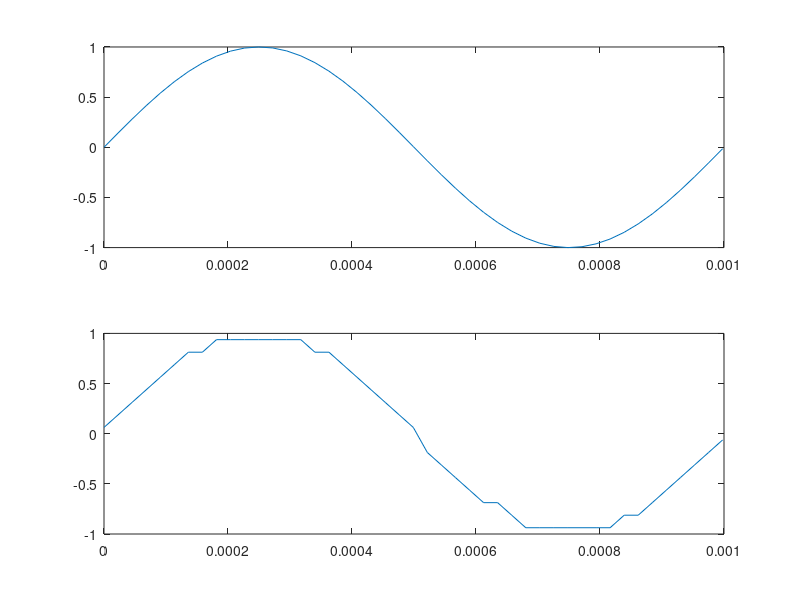

The MATLAB source for this figure:
clear all
close all
clc

fa = 44100;
fm = 1e3;
Vpp = 2; % escala de tensao
k = 4; % quantidade de bits do quantizador
passo_q = Vpp/(2^k); % passo de quantizacao
t = [0:1/fa:1/fm];
x_n = sin(2*pi*fm*t); % amostras do seno
x_quant_1 = x_n + ((Vpp/2)-(passo_q/2)); % deslocamento pra cima
x_quant_2 = x_quant_1/passo_q; % joga pro nivel de tensao
x_quant_3 = round(x_quant_2); % arredonda
aux1 = x_quant_3 == 2^k; % gera vetor de "bool" pra 8
aux2 = x_quant_3 == -1; % gera vetor de "bool" pra -1
x_quant_4 = x_quant_3 - aux1; % ajusta max ate 2^k-1
x_quant = x_quant_4 + aux2; % ajusta min em 0

x_bin_1 = de2bi(x_quant);
[linha, coluna] = size(x_bin_1);
x_bin = reshape(transpose(x_bin_1), 1, linha*coluna);

% voltando ...
x_dec_1 = reshape(x_bin, coluna, linha);
x_dec_2 = transpose(x_dec_1);
x_dec = transpose(bi2de(x_dec_2));
x_n_rec_1 = x_dec * passo_q;
x_n_rec = x_n_rec_1 - ((Vpp/2)-(passo_q/2));

figure(1)
subplot(211)
plot(t, x_n)
subplot(212)
plot(t, x_n_rec)
